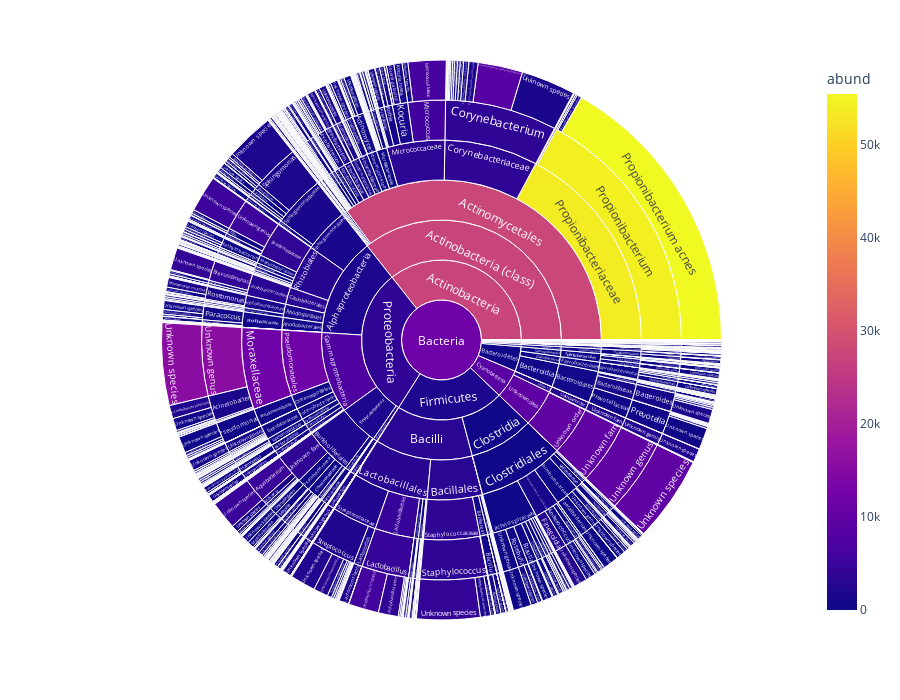

Notebook source saved alongside this figure:
### Markdown cell above
#### Sunbusrts

### Code cell
fig = px.sunburst(dt_treemap, 
path = ['king', 'phyl', 'class', 'order', 'fam', 'genus', 'species'],
values = 'abund',
color = 'abund',
width = 900,
height = 700)

fig.show()

### Figure 1 — Plotly figure (JSON) as saved in the notebook; plotly's stock layout.template omitted (floating-point values rounded to 4 significant figures; data arrays with more than 128 entries replaced by an {"elided": "..."} marker saying what was removed)
{"data": [{"branchvalues": "total", "customdata": {"elided": "2166x1 float values"}, "domain": {"x": [0, 1], "y": [0, 1]}, "hovertemplate": "labels=%{label}<br>abund_sum=%{value}<br>parent=%{parent}<br>id=%{id}<br>abund=%{color}<extra></extra>", "ids": {"elided": "2166 str values"}, "labels": {"elided": "2166 str values"}, "marker": {"coloraxis": "coloraxis", "colors": {"elided": "2166 float values"}}, "name": "", "parents": {"elided": "2166 str values"}, "type": "sunburst", "values": {"elided": "2166 int values"}}], "layout": {"coloraxis": {"colorbar": {"title": {"text": "abund"}}, "colorscale": [[0, "#0d0887"], [0.1111, "#46039f"], [0.2222, "#7201a8"], [0.3333, "#9c179e"], [0.4444, "#bd3786"], [0.5556, "#d8576b"], [0.6667, "#ed7953"], [0.7778, "#fb9f3a"], [0.8889, "#fdca26"], [1, "#f0f921"]]}, "height": 700, "legend": {"tracegroupgap": 0}, "margin": {"t": 60}, "width": 900}}
